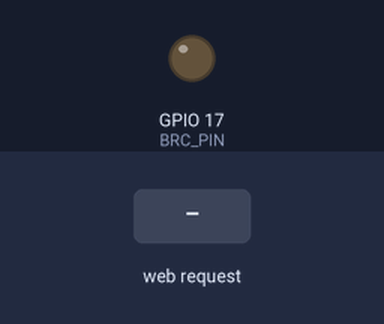
Bench run of a program on a simulated Raspberry Pi (BCM pin numbers). On the bench: output pins drawn as LEDs (lit = HIGH). The test bench sets the inputs (shaded band). Threads take turns every 2 ms; the clock reads 2024-03-15 10:24:30 at power-on unless the program sets it; what the program prints to the terminal is not drawn.

Above: at 0.2 s.
At 1.2 s:
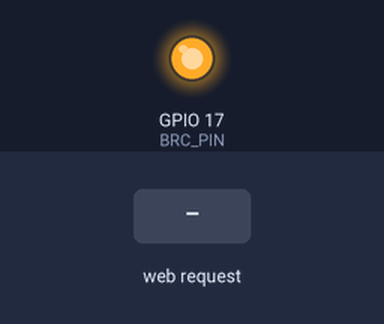
1.3 s: HTTP request for / received
Timing chart, 0 to 4.3 s (numbered marks = the images above; inputs shaded):
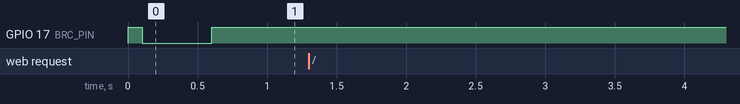

Measured:
- after the input at 1.3 s, every drawn part: stays the same

The program:

rpi_router.py
```python
import serial
import RPi.GPIO as GPIO
import time
import threading
from flask import Flask, request, jsonify

# --- config ---
BRC_PIN     = 17
SERIAL_PORT = '/dev/ttyAMA0'
BAUD        = 115200
HOST        = '0.0.0.0'
PORT        = 5000

# Roomba OI will auto-stop if no command received within this interval (Safe mode watchdog)
WATCHDOG_INTERVAL = 3.0  # seconds

app = Flask(__name__)
serial_lock = threading.Lock()
last_command_time = time.time()

GPIO.setmode(GPIO.BCM)
GPIO.setup(BRC_PIN, GPIO.OUT)
ser = serial.Serial(SERIAL_PORT, BAUD, timeout=1)

# --- Roomba low-level ---

def _send(data):
    with serial_lock:
        ser.write(bytes(data))

def wake():
    GPIO.output(BRC_PIN, GPIO.HIGH)
    time.sleep(0.1)
    GPIO.output(BRC_PIN, GPIO.LOW)
    time.sleep(0.5)
    GPIO.output(BRC_PIN, GPIO.HIGH)
    time.sleep(0.1)

def start():
    _send([128])
    time.sleep(0.2)
    _send([131])  # Safe mode — watchdog auto-stops on serial timeout
    time.sleep(0.2)

def drive(velocity, radius=0x8000):
    v = velocity & 0xFFFF
    r = radius   & 0xFFFF
    _send([137, v >> 8, v & 0xFF, r >> 8, r & 0xFF])

def set_clean_motors(side_brush=False, vacuum=False):
    mask = 0
    if side_brush: mask |= 0b001
    if vacuum:     mask |= 0b010
    _send([138, mask])

def stop_all():
    drive(0)
    set_clean_motors()

# --- watchdog ---
# Roomba Safe mode stops on its own after ~5s with no serial activity,
# but we send an explicit stop sooner to be safe.

def watchdog_loop():
    global last_command_time
    while True:
        time.sleep(0.5)
        if time.time() - last_command_time > WATCHDOG_INTERVAL:
            stop_all()

threading.Thread(target=watchdog_loop, daemon=True).start()

def touch():
    global last_command_time
    last_command_time = time.time()

# --- API routes ---

@app.route('/drive', methods=['POST'])
def api_drive():
    """
    Body: { "velocity": int (-500 to 500 mm/s),
            "radius":   int (-2000 to 2000 mm) }  -- optional, default straight
    """
    data = request.get_json(force=True)
    velocity = int(data.get('velocity', 0))
    radius   = int(data.get('radius', 0x8000))
    velocity = max(-500, min(500, velocity))
    drive(velocity, radius)
    touch()
    return jsonify(ok=True, velocity=velocity, radius=radius)

@app.route('/stop', methods=['POST'])
def api_stop():
    stop_all()
    touch()
    return jsonify(ok=True)

@app.route('/motors', methods=['POST'])
def api_motors():
    """
    Body: { "side_brush": bool, "vacuum": bool }
    """
    data = request.get_json(force=True)
    side_brush = bool(data.get('side_brush', False))
    vacuum     = bool(data.get('vacuum',     False))
    set_clean_motors(side_brush=side_brush, vacuum=vacuum)
    touch()
    return jsonify(ok=True, side_brush=side_brush, vacuum=vacuum)

@app.route('/status', methods=['GET'])
def api_status():
    return jsonify(ok=True, uptime=time.time())

# --- main ---

if __name__ == '__main__':
    try:
        print("Waking Roomba...")
        wake()
        time.sleep(0.5)
        start()
        print(f"Roomba ready. Listening on {HOST}:{PORT}")
        app.run(host=HOST, port=PORT, threaded=True)
    finally:
        stop_all()
        ser.close()
        GPIO.cleanup()
```
